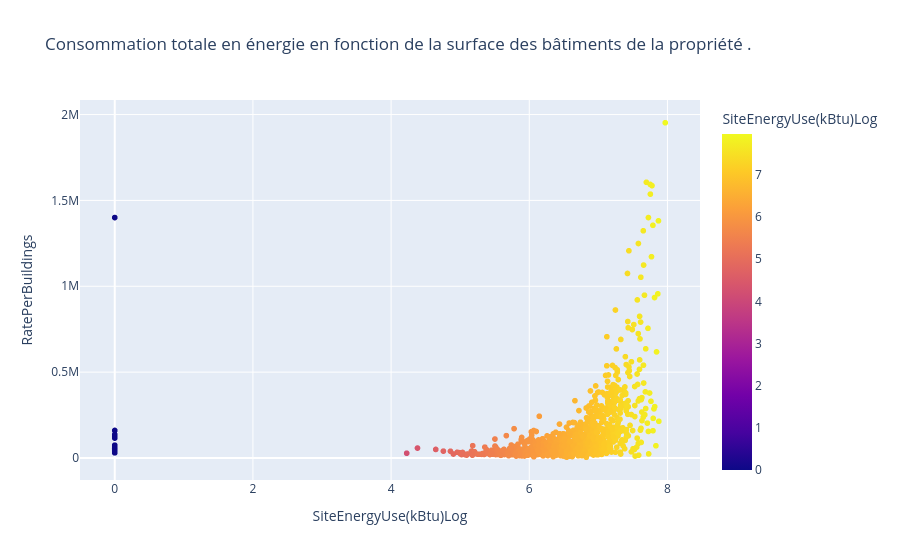

Source (notebook cell):
### Markdown cell above
Les coordonnées géographiques ont une influence sur les émissions de Co2 et donc la consommation en énergie.

### Code cell
fig = px.scatter(data, y= "RatePerBuildings", x = "SiteEnergyUse(kBtu)Log",
                 color= "SiteEnergyUse(kBtu)Log", 
                title = "Consommation totale en énergie en fonction de la surface des bâtiments de la propriété .")
fig.show()

### Figure 1 — Plotly figure (JSON) as saved in the notebook; plotly's stock layout.template omitted (floating-point values rounded to 4 significant figures; data arrays with more than 128 entries replaced by an {"elided": "..."} marker saying what was removed)
{"data": [{"hovertemplate": "SiteEnergyUse(kBtu)Log=%{marker.color}<br>RatePerBuildings=%{y}<extra></extra>", "legendgroup": "", "marker": {"color": {"elided": "1650 float values"}, "coloraxis": "coloraxis", "symbol": "circle"}, "mode": "markers", "name": "", "showlegend": false, "type": "scattergl", "x": {"elided": "1650 float values"}, "xaxis": "x", "y": {"elided": "1650 float values"}, "yaxis": "y"}], "layout": {"coloraxis": {"colorbar": {"title": {"text": "SiteEnergyUse(kBtu)Log"}}, "colorscale": [[0, "#0d0887"], [0.1111, "#46039f"], [0.2222, "#7201a8"], [0.3333, "#9c179e"], [0.4444, "#bd3786"], [0.5556, "#d8576b"], [0.6667, "#ed7953"], [0.7778, "#fb9f3a"], [0.8889, "#fdca26"], [1, "#f0f921"]]}, "legend": {"tracegroupgap": 0}, "title": {"text": "Consommation totale en énergie en fonction de la surface des bâtiments de la propriété ."}, "xaxis": {"anchor": "y", "domain": [0, 1], "title": {"text": "SiteEnergyUse(kBtu)Log"}}, "yaxis": {"anchor": "x", "domain": [0, 1], "title": {"text": "RatePerBuildings"}}}}
